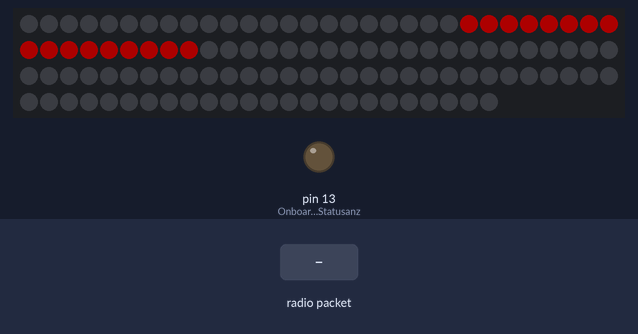
A sketch run on a simulated Arduino Uno, built with avr-gcc and run on an emulated ATmega328P. Parts: 114 RGB LEDs in strip order, left to right, continuing on the next row, output pins drawn as LEDs (lit = HIGH). The test bench sets the inputs (shaded band). Dim RGB values are drawn brighter than linear; no radio packets arrive unless stated.

Above: at 1.2 s.
1.3 s: radio packet "5" arrives
At 1.37 s:
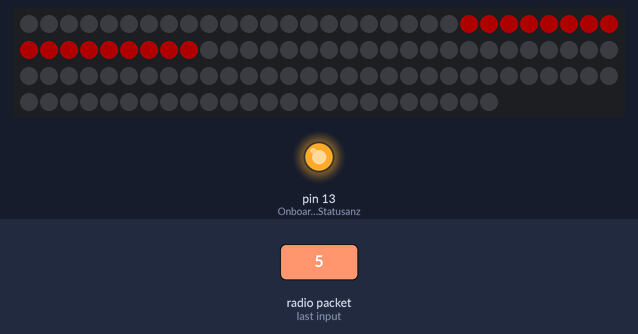
2.9 s: radio packet "90" arrives
Timing chart, 0 to 5.9 s (numbered marks = the images above; inputs shaded):
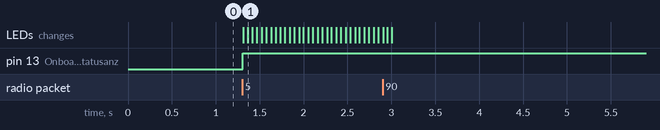

Measured:
- after the input at 1.3 s, pin 13 (Onboard-LED_als_Statusanz): LOW → HIGH at once; the LEDs: first change at once (image 1 shows a later state)

The sketch:

AutoCode.ino
```cpp
#include "FastLED.h"
#include <VirtualWire.h>

//Lichtdisplay initialisieren
#define DATA_PIN 4
#define CLOCK_PIN 5
#define COLOR_ORDER BGR
#define LED_TYPE APA102         //DotStar
#define ALL_LEDS 114
#define LINKE_SEITE_HINTEN 0
#define LINKE_SEITE_MITTE 11
#define LINKE_SEITE_VORNE 22
#define ARMATUR_LINKS 22
#define ARMATURENBRETT_LINKS 22
#define ARMATURENBRETT_RECHTS 26
#define ARMATUR_RECHTS 38
#define RECHTE_SEITE_VORNE 39
#define RECHTE_SEITE_MITTE 51
#define RECHTE_SEITE_HINTEN 60
#define RUECKSCHEIBE_RECHTS 60
#define RUECKSCHEIBE_LINKS 72
#define RECHTS_OBEN_VORNE 72
#define RECHTS_OBEN_HINTEN 93
#define LINKS_OBEN_HINTEN 93
#define LINKS_OBEN_VORNE 113
#define FULL_LENGTH 999
uint8_t max_bright = 64;
struct CRGB leds[ALL_LEDS];   //LED-Array initialisieren
uint8_t thisdelay = 5;        //Intervall
int led;

//RF - Receiver initialisieren
#define rfReceivePin A0
char distanceCharArray[4];  // RF Übertragungscontainer
int currentDistance;

//Nutzerkonfiguration
CHSV myColorHSV(160, 128, 255);
CRGB red(255, 0, 0);
CRGB green(0, 255, 0);
CRGB blue(0, 0, 255);
CRGB yellow(255, 255, 0);
CRGB white = CRGB::White;

void setup() {
  //FastLED setup
  LEDS.addLeds<LED_TYPE, DATA_PIN, CLOCK_PIN, COLOR_ORDER>(leds, ALL_LEDS);
  FastLED.setBrightness(max_bright);
  set_max_power_in_volts_and_milliamps(5, 500);
  FastLED.clear();

  //RF-Receiver
  vw_set_ptt_inverted(true);
  vw_set_rx_pin(6);
  vw_setup(4000);
  vw_rx_start();             // RF-Empfaenger starten
  pinMode(13, OUTPUT);       // Onboard-LED als Statusanzeige
} // setup()


void loop () {
  dynamicLightPattern(2, 10); //Zum verwenden der Sensorbox. Attribute: Wieviele cm pro LED, Offset

  bremsMuster();
} // loop()

void bremsMuster() {
  dynamicBrightness(0, 25);
  displayColor(ARMATUR_LINKS, ARMATUR_RECHTS, red);
  blinkLeds(ARMATUR_LINKS, ARMATUR_RECHTS, 5, 50, red); //Von wo, nach wo, Distanz ab der Blinken einsetzen soll, Blinkintervall in ms, Farbe
} //bremsMuster()

void ueberholMuster() {
  //dynamicLightPattern(2, 10); //Attribut: Wieviele cm pro LED, Offset

  dynamicLine(ARMATUR_LINKS, ARMATUR_RECHTS - 5, 5, white, yellow);
  dynamicLine(ARMATUR_RECHTS, ARMATUR_LINKS + 5, 5, white, yellow);
} //ueberholMuster()

void displayColor(int from, int to, CRGB color1) {
  fill_gradient_RGB (leds, from, color1, to, color1);
  FastLED.show();
} //displayColor()

void blinkLeds(int from, int to, int startDistance, int delayTime, CRGB color) {
  startDistance -= 10;
  startDistance = startDistance / 2;

  if (currentDistance <= startDistance) {
    for (int i = from; i <= to; i++) {
      leds[i] = false;
    }
    FastLED.delay(delayTime);
    for (int i = from; i <= to; i++) {
      leds[i] = color;
    }
    FastLED.delay(delayTime);
    FastLED.show();
  }
} //blinkLeds()

void dynamicBrightness(int lowerBound, int higherBound) {
  int mapped = map(currentDistance, lowerBound, higherBound, 50, 0);

  if (currentDistance <= higherBound) {
    FastLED.setBrightness(mapped);
  } else {
    FastLED.setBrightness(0);
  }
  FastLED.show();
} //dynamicBrightness();

void dynamicLine(int from, int to, int lengthOfLine, CRGB color1, CRGB color2) {
  if (from < to) {
    int newFrom = from + currentDistance;
    int newTo = to + currentDistance; //wird für variable Lichtmusterlänge benötigt
    if (led != newFrom) { //Wenn eingehende und bereits leuchtende LED dieselbe sind, nicht erneut updaten (verhindert flackern)
      for (int i = from; i < to; i++) {

        if (i <= (to - currentDistance)) {
          fill_gradient_RGB (leds, from, color1, i, color2);
          //leds[i] = color;

          if (lengthOfLine != FULL_LENGTH) { //Länge des zu leuchtenden Streifens limitieren
            for (int j = (i - lengthOfLine); j >= from; j--) {
              leds[j] = false;
            }
          }
        } else {
          leds[i] = false;
        }
      }
    }
  } else {
    from--;
    int newTo = to + currentDistance - 1;

    for (int i = from; i >= to; i--) {
      if (i < newTo) {
        leds[i] = false;
      } else {
        //leds[i] = color;
        fill_gradient_RGB (leds, from, color1, i, color2);

        if (lengthOfLine != FULL_LENGTH) { //Länge des zu leuchtenden Streifens limitieren
          for (int j = (i + lengthOfLine); j <= from; j++) {
            leds[j] = false;
          }
        }
      }
    }
  }

  show_at_max_brightness_for_power();
} //dynamicLine()


void dynamicDot() {
  if (led != currentDistance) { //Wenn eingehende und bereits leuchtende LED dieselbe sind, nicht erneut updaten (verhindert flackern)
    leds[led] = CRGB::Black;
    FastLED.show();
    led = currentDistance; //Entsprechende LED soll leuchten

    if (led <= LINKS_OBEN_VORNE) {
      //fill_gradient (leds, 0, CHSV(100, 187, 255), buf[0], CHSV(200, 187, 255), SHORTEST_HUES);
      leds[led] = CRGB::Blue;
    }
  }
  show_at_max_brightness_for_power();
} //dynamicDot()

void led_test() {
  static uint8_t hue = 0;
  FastLED.showColor(CHSV(hue++, 255, 255));
} // led_test()


void dynamicLightPattern(int divisor, int offset) {
  uint8_t buf[VW_MAX_MESSAGE_LEN];
  uint8_t buflen = VW_MAX_MESSAGE_LEN;

  EVERY_N_MILLISECONDS(thisdelay) { // FastLED based non-blocking routine to update/display the sequence.
    if (vw_get_message(buf, &buflen)) { // Non-blocking
      digitalWrite(13, true); //Onboard-LED an, wenn Nachricht empfangen

      for (int i = 0; i < buflen; i++) { //Nachricht mit richtiger Checksum
        distanceCharArray[i] = char(buf[i]);
      }

      distanceCharArray[buflen] = '\0'; //Array nullterminieren, da Probleme auftreten, wenn die neue Distanz mehr Ziffern als die vorherige hat
      currentDistance = atoi(distanceCharArray); //Zu Integer konvertieren
      currentDistance -= offset;
      currentDistance = currentDistance / divisor;
    }
  }
} //dynamicLightPattern()
```
